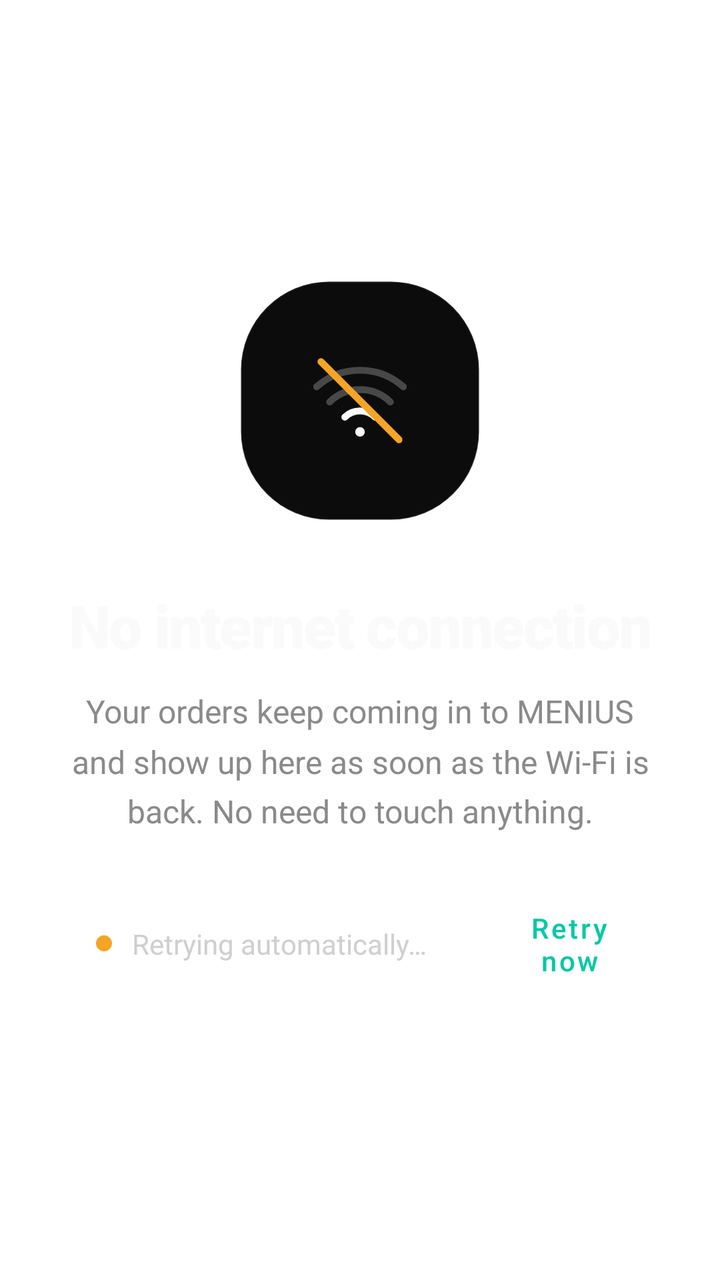
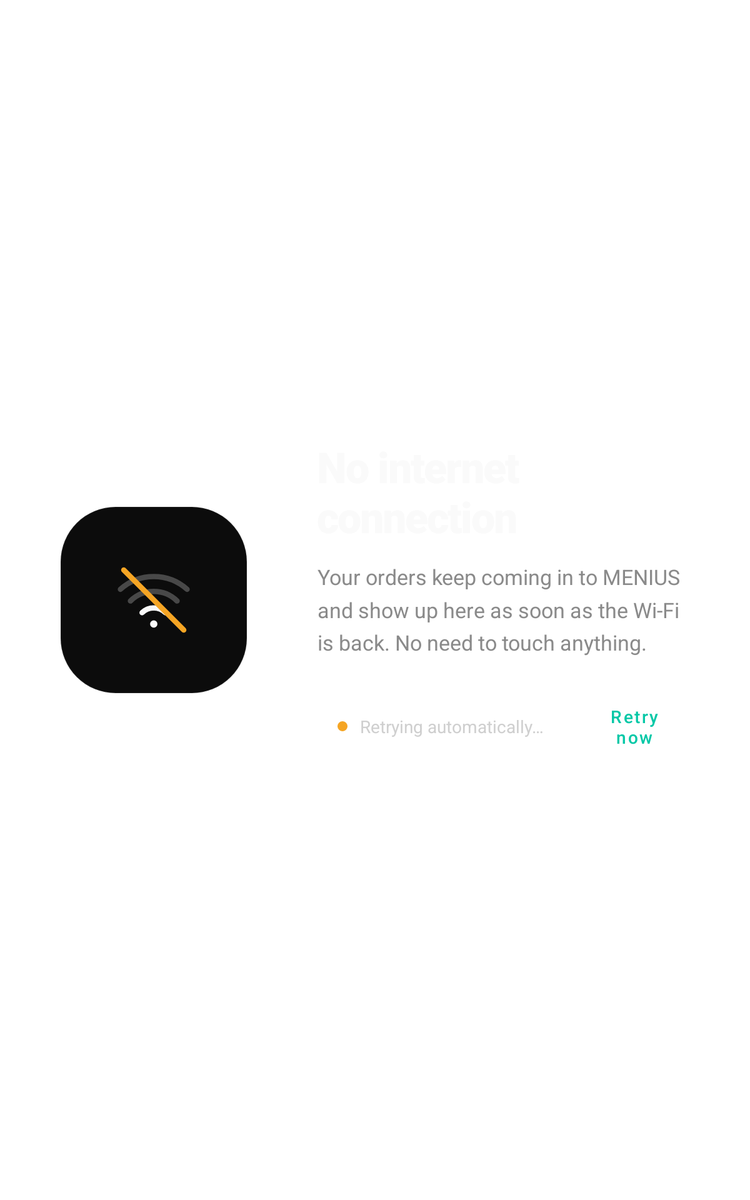

One screen, two layout resources from the same app: the default and the repository's alternative for another configuration. Each is rendered where Android would select it; the XML of both is given below.
<!-- AndroidManifest.xml: application theme Theme.MeniusCounter -->
<!-- res/layout/offline_content.xml -->
<?xml version="1.0" encoding="utf-8"?>
<LinearLayout xmlns:android="http://schemas.android.com/apk/res/android"
    android:layout_width="match_parent"
    android:layout_height="match_parent"
    android:gravity="center"
    android:orientation="vertical"
    android:padding="32dp">

    <FrameLayout
        android:layout_width="120dp"
        android:layout_height="120dp"
        android:background="@drawable/bg_offline_icon">

        <ImageView
            android:layout_width="52dp"
            android:layout_height="52dp"
            android:layout_gravity="center"
            android:contentDescription="@null"
            android:src="@drawable/ic_wifi_off" />
    </FrameLayout>

    <TextView
        android:layout_width="wrap_content"
        android:layout_height="wrap_content"
        android:layout_marginTop="32dp"
        android:fontFamily="sans-serif-black"
        android:letterSpacing="-0.03"
        android:text="@string/offline_title"
        android:textAlignment="center"
        android:textColor="@color/menius_ink"
        android:textSize="30sp" />

    <TextView
        android:layout_width="wrap_content"
        android:layout_height="wrap_content"
        android:layout_marginTop="12dp"
        android:lineSpacingMultiplier="1.3"
        android:maxWidth="360dp"
        android:text="@string/offline_body"
        android:textAlignment="center"
        android:textColor="@color/menius_mute"
        android:textSize="16sp" />

    <include
        android:id="@+id/offlineActions"
        layout="@layout/offline_actions"
        android:layout_width="wrap_content"
        android:layout_height="wrap_content"
        android:layout_marginTop="28dp" />
</LinearLayout>
<!-- res/layout/offline_actions.xml (included above) -->
<?xml version="1.0" encoding="utf-8"?>
<LinearLayout xmlns:android="http://schemas.android.com/apk/res/android"
    android:layout_width="wrap_content"
    android:layout_height="wrap_content"
    android:gravity="center_vertical"
    android:orientation="horizontal">

    <LinearLayout
        android:layout_width="wrap_content"
        android:layout_height="wrap_content"
        android:background="@drawable/bg_pill"
        android:gravity="center_vertical"
        android:orientation="horizontal"
        android:paddingHorizontal="16dp"
        android:paddingVertical="10dp">

        <View
            android:layout_width="8dp"
            android:layout_height="8dp"
            android:background="@drawable/dot_amber" />

        <TextView
            android:layout_width="wrap_content"
            android:layout_height="wrap_content"
            android:layout_marginStart="10dp"
            android:text="@string/offline_retrying"
            android:textColor="#CFCFCF"
            android:textSize="14sp" />
    </LinearLayout>

    
    <com.google.android.material.button.MaterialButton
        android:id="@+id/retryButton"
        style="@style/Widget.MaterialComponents.Button.TextButton"
        android:layout_width="wrap_content"
        android:layout_height="wrap_content"
        android:layout_marginStart="12dp"
        android:minHeight="48dp"
        android:text="@string/offline_retry"
        android:textAllCaps="false"
        android:textColor="@color/menius_teal" />
</LinearLayout>
<!-- resources referenced by this layout -->
<resources>
  <color name="menius_ink">#FAFAFA</color>
  <color name="menius_mute">#8A8A8A</color>
  <color name="menius_teal">#05C8A7</color>
  <!-- drawable bg_offline_icon (drawable) -->
  <?xml version="1.0" encoding="utf-8"?>
  <shape xmlns:android="http://schemas.android.com/apk/res/android" android:shape="rectangle">
      <solid android:color="@color/menius_surface" />
      <stroke android:width="1dp" android:color="@color/menius_line" />
      <corners android:radius="44dp" />
  </shape>
  <!-- drawable bg_pill (drawable) -->
  <?xml version="1.0" encoding="utf-8"?>
  <shape xmlns:android="http://schemas.android.com/apk/res/android" android:shape="rectangle">
      <stroke android:width="1dp" android:color="@color/menius_line" />
      <corners android:radius="999dp" />
  </shape>
  <!-- drawable dot_amber (drawable) -->
  <?xml version="1.0" encoding="utf-8"?>
  <shape xmlns:android="http://schemas.android.com/apk/res/android" android:shape="oval">
      <solid android:color="@color/menius_amber" />
      <size android:width="8dp" android:height="8dp" />
  </shape>
  <!-- drawable ic_wifi_off (drawable) -->
  <?xml version="1.0" encoding="utf-8"?>
  <vector xmlns:android="http://schemas.android.com/apk/res/android"
      android:width="64dp"
      android:height="64dp"
      android:viewportWidth="24"
      android:viewportHeight="24">
      <path
          android:pathData="M2,8.8a15,15 0,0 1,20 0"
          android:strokeWidth="1.6"
          android:strokeColor="#40FAFAFA"
          android:strokeLineCap="round" />
      <path
          android:pathData="M5,12.3a10,10 0,0 1,14 0"
          android:strokeWidth="1.6"
          android:strokeColor="#40FAFAFA"
          android:strokeLineCap="round" />
      <path
          android:pathData="M8.5,15.8a5,5 0,0 1,7 0"
          android:strokeWidth="1.6"
          android:strokeColor="#FAFAFA"
          android:strokeLineCap="round" />
      <path
          android:pathData="M12,19.2m-1.1,0a1.1,1.1 0,1 1,2.2 0a1.1,1.1 0,1 1,-2.2 0"
          android:fillColor="#FAFAFA" />
      <path
          android:pathData="M3,3L21,21"
          android:strokeWidth="1.6"
          android:strokeColor="#F5A524"
          android:strokeLineCap="round" />
  </vector>
  <string name="offline_body">Your orders keep coming in to MENIUS and show up here as soon as the Wi-Fi is back. No need to touch anything.</string>
  <string name="offline_retry">Retry now</string>
  <string name="offline_retrying">Retrying automatically…</string>
  <string name="offline_title">No internet connection</string>
  <style name="Theme.MeniusCounter" parent="Theme.MaterialComponents.DayNight.NoActionBar">
          <item name="colorPrimary">#05C8A7</item>
          <item name="colorPrimaryVariant">#049680</item>
          <item name="android:statusBarColor">#049680</item>
          <item name="android:navigationBarColor">@android:color/transparent</item>
          <item name="android:windowLightStatusBar" tools:targetApi="m">false</item>
      </style>
  <color name="menius_surface">#0C0C0C</color>
  <color name="menius_line">#14FFFFFF</color>
  <color name="menius_amber">#F5A524</color>
</resources>
<!-- res/layout-sw600dp/offline_content.xml (the repository's variant of the layout above) -->
<!-- drawn on a 7-inch tablet held upright -->
<?xml version="1.0" encoding="utf-8"?>
<LinearLayout xmlns:android="http://schemas.android.com/apk/res/android"
    android:layout_width="match_parent"
    android:layout_height="match_parent"
    android:gravity="center"
    android:orientation="horizontal"
    android:padding="48dp">

    <FrameLayout
        android:layout_width="150dp"
        android:layout_height="150dp"
        android:background="@drawable/bg_offline_icon">

        <ImageView
            android:layout_width="64dp"
            android:layout_height="64dp"
            android:layout_gravity="center"
            android:contentDescription="@null"
            android:src="@drawable/ic_wifi_off" />
    </FrameLayout>

    <LinearLayout
        android:layout_width="wrap_content"
        android:layout_height="wrap_content"
        android:layout_marginStart="56dp"
        android:orientation="vertical">

        <TextView
            android:layout_width="wrap_content"
            android:layout_height="wrap_content"
            android:fontFamily="sans-serif-black"
            android:letterSpacing="-0.03"
            android:text="@string/offline_title"
            android:textColor="@color/menius_ink"
            android:textSize="34sp" />

        <TextView
            android:layout_width="wrap_content"
            android:layout_height="wrap_content"
            android:layout_marginTop="14dp"
            android:lineSpacingMultiplier="1.3"
            android:maxWidth="440dp"
            android:text="@string/offline_body"
            android:textColor="@color/menius_mute"
            android:textSize="17sp" />

        <include
            android:id="@+id/offlineActions"
            layout="@layout/offline_actions"
            android:layout_width="wrap_content"
            android:layout_height="wrap_content"
            android:layout_marginTop="28dp" />
    </LinearLayout>
</LinearLayout>
